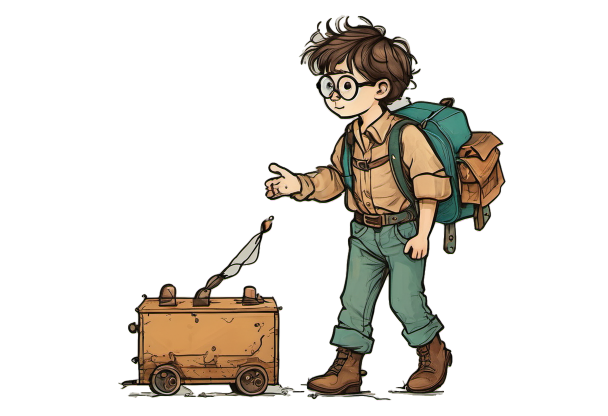
#> input picture art/tinker/cut.orig.png, 1216 x 832 px, found by its file name (shown at 1/2 size)
$ python clean.py
#> lines starting #> are read from the running program, lines starting #| are printed output that depends on the picture; after the words box and inside, x2 and y2 are one past the last pixel; in counts of white or black regions, pixels touching at a corner belong together
# Clean the cut-out (alpha only): remove the toy cart, the string and its handle (the fist stays, empty),
# plus the ground squiggles around the boots and tiny specks. cut.orig.png is the input.
# Run with the rembg venv python from the repo root.
import os, shutil
import numpy as np
from PIL import Image, ImageDraw
from scipy import ndimage as ndi
src, orig = "art/tinker/cut.png", "art/tinker/cut.orig.png"
if not os.path.exists(orig): shutil.copy(src, orig)
a = np.array(Image.open(orig).convert("RGBA"))
#> a is the input picture: shape (832, 1216, 4); mean R, G, B, A 180.2, 174.7, 158.4, 58.6
H, W = a.shape[:2]
#> H = 832; W = 1216
alpha = a[:, :, 3].copy()
yy, xx = np.mgrid[0:H, 0:W]
# 1. Cart and string remnants: everything left of the legs and below the hand.
alpha[(xx < 600) & (yy >= 412)] = 0
#> alpha: shape (832, 1216); min 0, max 255, mean 42.7
alpha[(xx < 640) & (yy >= 412) & (yy < 690)] = 0
# 2. (round 1 cut the handle out of the fist here; the round 2 painting has an empty open hand, so nothing is cut.)
rgb = a[:, :, :3].astype(int); lum = rgb.mean(2)
#> after `lum = rgb.mean(2)`:
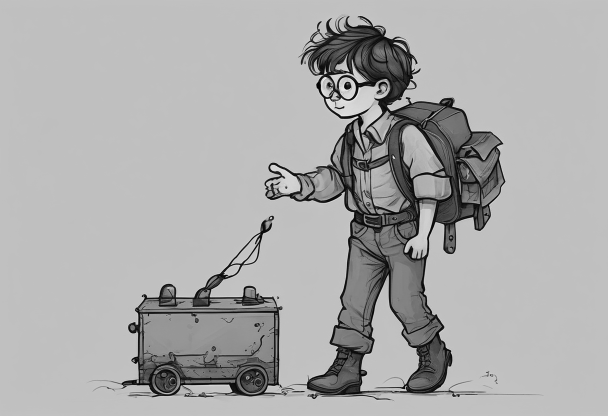
#> lum: shape (832, 1216) float64 (shown at 1/2 size); min 0, max 249, mean 171.1
# 3. Ground squiggles: thin low parts beyond the boots.
op = ndi.binary_opening(alpha > 8, structure=np.ones((5, 5)))
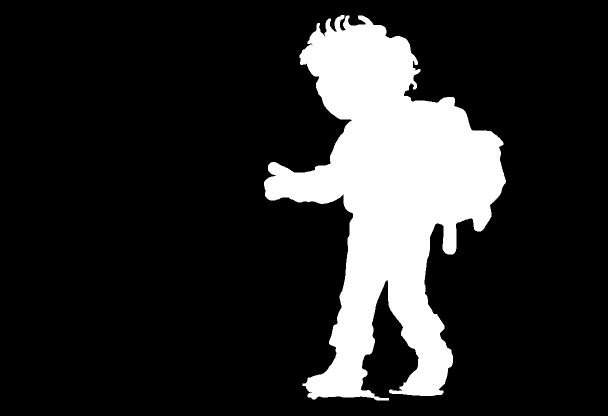
#> op: shape (832, 1216) bool (shown at 1/2 size); 17% white; 1 white region, box (x1, y1, x2, y2) and area: (528, 30, 1012, 801) 171921
keep = ndi.binary_dilation(op, iterations=3)
#> keep: shape (832, 1216) bool; 18% white; 1 white region, box (x1, y1, x2, y2) and area: (525, 27, 1015, 804) 182543
alpha[(yy > 735) & ~keep] = 0
#> alpha: shape (832, 1216); min 0, max 255, mean 42.7
# 3b. Pale ground-line strokes right under the soles.
sat = rgb.max(2) - rgb.min(2)
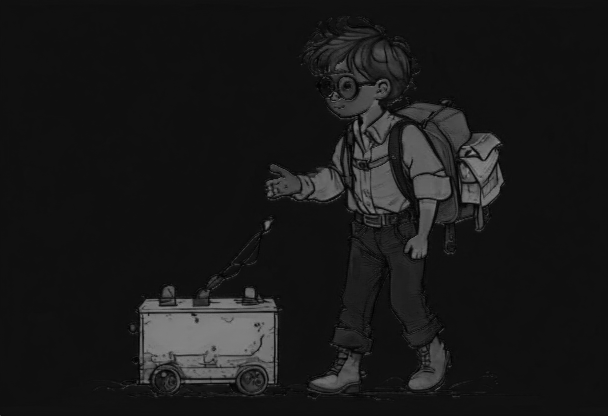
#> sat: shape (832, 1216) int64 (shown at 1/2 size); min 0, max 183, mean 24.8
alpha[(yy > 749) & (sat < 70) & (lum > 95)] = 0
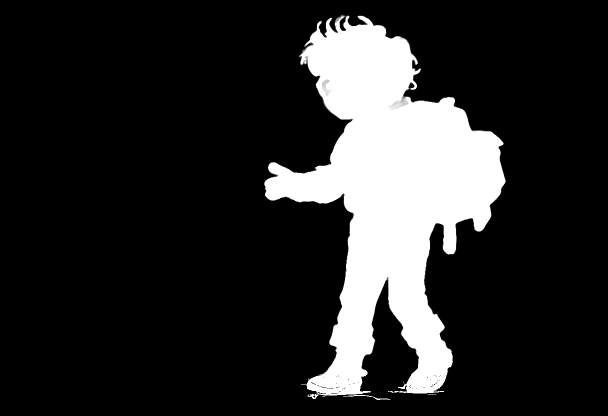
#> alpha: shape (832, 1216) (shown at 1/2 size); min 0, max 255, mean 42.3
op2 = ndi.binary_opening(alpha > 8, structure=np.ones((4, 4)))
#> op2: shape (832, 1216) bool; 16.8% white; 4 white regions, box (x1, y1, x2, y2) and area: (528, 30, 1012, 791) 169517, (726, 782, 735, 786) 36, (803, 773, 810, 778) 32, (622, 789, 627, 793) 20
alpha[(yy > 744) & ~ndi.binary_dilation(op2, iterations=2)] = 0
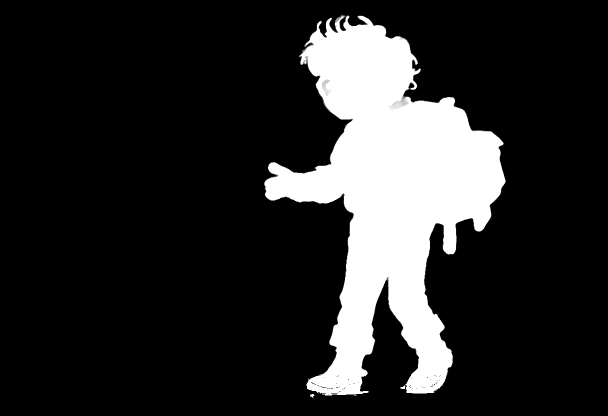
#> alpha: shape (832, 1216) (shown at 1/2 size); 0.05% of pixels changed, all inside (x1, y1, x2, y2) = (602, 748, 890, 800)
op3 = ndi.binary_opening(alpha > 8, structure=np.ones((9, 9)))
#> op3: shape (832, 1216) bool; 16.6% white; 1 white region, box (x1, y1, x2, y2) and area: (529, 38, 1011, 790) 167880
alpha[(yy > 768) & ~ndi.binary_dilation(op3, iterations=2)] = 0
#> alpha: shape (832, 1216); 0.02% of pixels changed, all inside (x1, y1, x2, y2) = (620, 769, 886, 795)
# 4. Specks.
lab, n = ndi.label(alpha > 8, structure=np.ones((3, 3)))
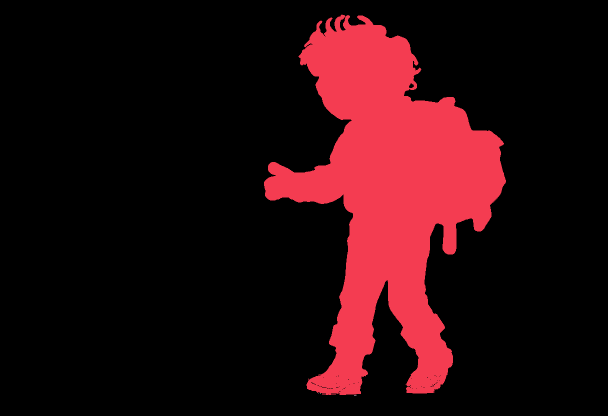
#> lab: shape (832, 1216) int32 (shown at 1/2 size); 5 distinct labels, from 0 to 4; one colour per label, 0 black
#> n = 4
for i, sl in enumerate(ndi.find_objects(lab), 1):
    area = int((lab[sl] == i).sum())
    if area < 150: alpha[lab == i] = 0; print("removed", sl, area)
#> this loop made 4 passes
#> area on pass 1: 169623
#| removed (slice(786, 787, None), slice(637, 638, None)) 1
#| removed (slice(787, 788, None), slice(640, 642, None)) 2
#| removed (slice(790, 791, None), slice(708, 713, None)) 5
#> alpha: shape (832, 1216); min 0, max 255, mean 42.1
a[:, :, 3] = alpha
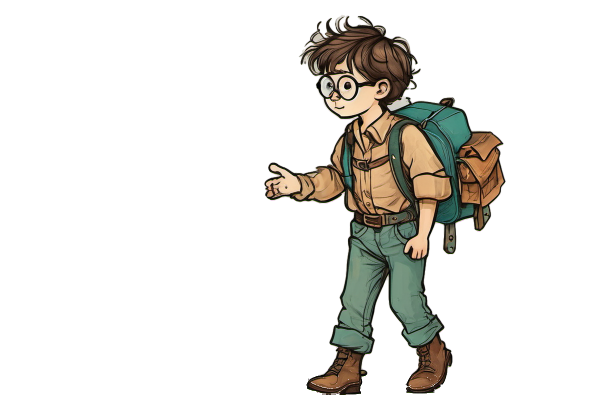
#> a: shape (832, 1216, 4) (shown at 1/2 size); 6.84% of pixels changed, all inside (x1, y1, x2, y2) = (236, 429, 896, 802); transparent parts drawn white
Image.fromarray(a).save(src)
